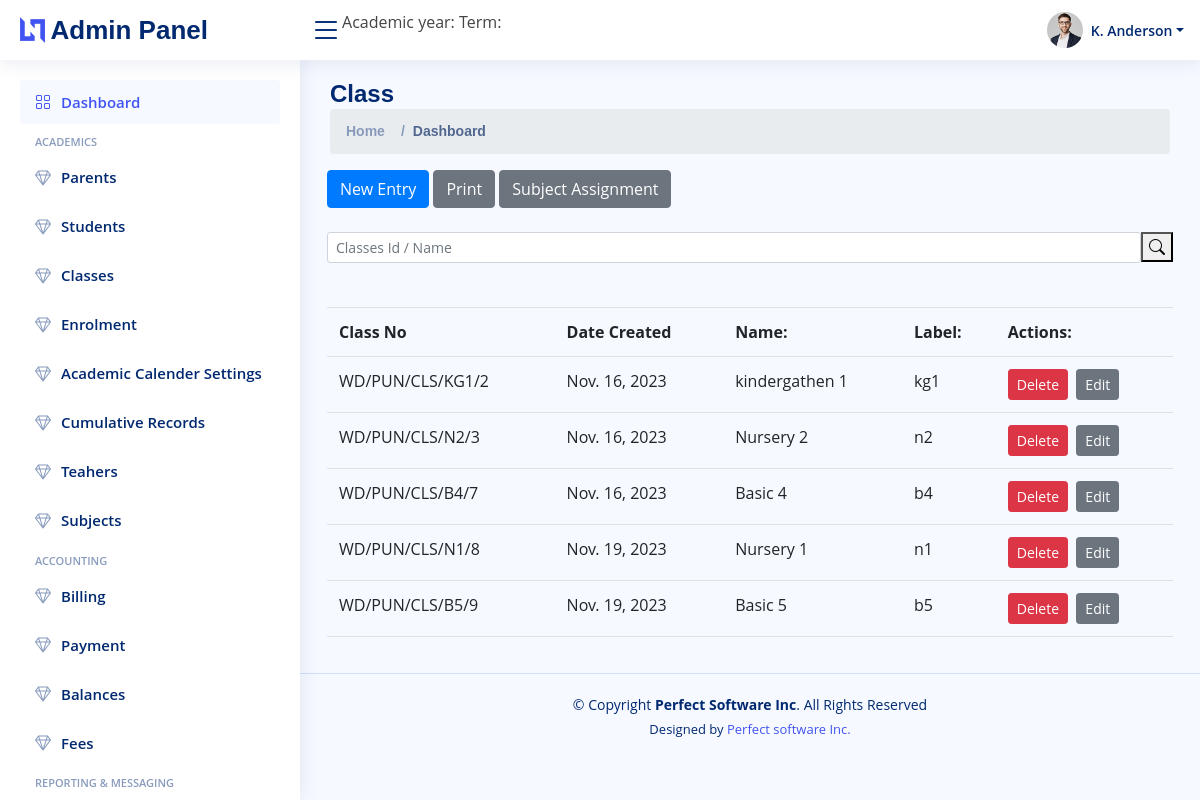
The app's page /dashboard/class/ with its own data.
### classes/models.py (models this page shows)
class Classes(models.Model):
    classNo = models.CharField(max_length=20, unique= True)
    name = models.CharField(max_length = 30, null=True)
    label = models.CharField(max_length = 30, null=True)
    createdAt = models.DateField(max_length = 30, default=datetime.date.today)
    updatedAt = models.DateField(max_length = 30, default=datetime.date.today)

### classes/views.py (the view)
# urls.py: path("dashboard/class/", views.viewParents, name = 'classview'),
def viewParents(request):
    classes = Classes.objects.all()
    return render(request,"classview.html",{'parents':classes})

### classes/templates/classview.html (shortened to what this page needs)
{% extends 'dashboard.html' %}
{%block pagetitle%}
<h1>Class</h1>
{%endblock%}
{%block body%}
<section>
    <div class="row">
        <div class="col-md-12">
            {%include 'classheader.html'%}
        </div>
        <div class="col-md-12">
            <div class="search-bar">
                <form action = "search" class="search-form d-flex align-items-center" method="POST" >
                    <input class="form-control form-control-sm" style="width: 100%;" type="text" name="searchkey" placeholder="Classes Id / Name" title="Enter search keyword">
                  <button type="submit" title="Search" style="margin-bottom: 20px;"><i class="bi bi-search"></i></button>
                </form>
              </div><br>
        </div>
        <div class="col-md-12">
                {%if parents|length == 0%}
                <h1>No Data Found </h1>
                {%else%}
                <table class="table">
                    <tr>
                        <th>Class No</th>
                        <th>Date Created</th>
                        <th>Name:</th>
                        <th>Label:</th>
                        <th>Actions:</th>
                    </tr>
                {% for parent in parents%}
                <tr>
                    <td>{{parent.classNo}}</td>
                    <td>{{parent.createdAt}}</td>
                    <td>{{parent.name}}</td>
                    <td>{{parent.label}}</td>
                    <td><a href="/dashboard/class/delete/{{parent.id}}"><button class =" btn btn-danger btn-sm">Delete</button></a> &nbsp<a href="/dashboard/class/edit/{{parent.id}}"><button class = "btn btn-secondary btn-sm">Edit</button></a></td>
                </tr>
                {%endfor%}
                {%endif%}
            </table>
          </div>
    </div>
</section>
{%endblock%}

### static/style.css (style rules this page uses)
:root { scroll-behavior: smooth; }
body { font-family: "Open Sans", sans-serif; background: #f6f9ff; color: #444444; }
a { color: #4154f1; text-decoration: none; }
h1, h2, h3, h4, h5, h6 { font-family: "Nunito", sans-serif; }
.pagetitle h1 { font-size: 24px; margin-bottom: 0; font-weight: 600; color: #012970; }
input,select { margin-bottom: 20px; }

### records on screen
Classes: classNo "WD/PUN/CLS/KG1/2", createdAt "Nov. 16, 2023", name "kindergathen 1", label "kg1"
Classes: classNo "WD/PUN/CLS/N2/3", createdAt "Nov. 16, 2023", name "Nursery 2", label "n2"
Classes: classNo "WD/PUN/CLS/B4/7", createdAt "Nov. 16, 2023", name "Basic 4", label "b4"
Classes: classNo "WD/PUN/CLS/N1/8", createdAt "Nov. 19, 2023", name "Nursery 1", label "n1"
Classes: classNo "WD/PUN/CLS/B5/9", createdAt "Nov. 19, 2023", name "Basic 5", label "b5"
